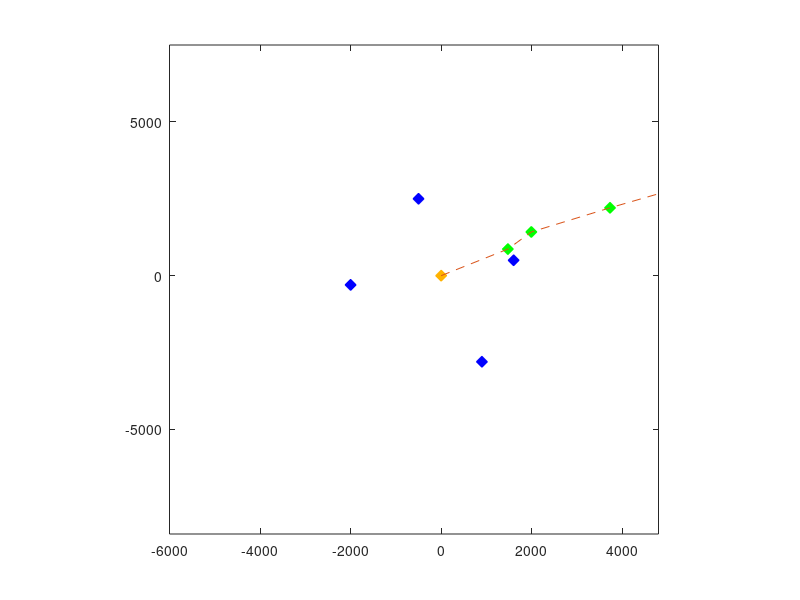
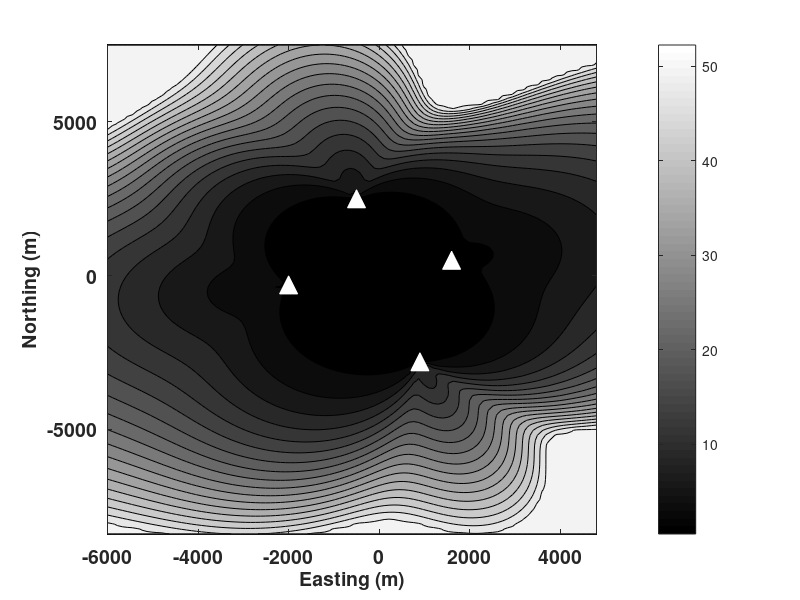

These charts were generated, in order, by the following MATLAB code:
%Robert MacCurdy - rbm7@cornell.edu - September 2010

%Newton-Raphson simulation of location-finding for TOA arrays based on 
%methods similar to GPS.
clear

%%%%%%%%%%%%%USER-DEFINED CONSTANTS%%%%%%%%%%%

%define the Tower positions; cols are X Y, rows are tower #; (position 
%defined in meters). Add more rows if more receivers are desired.
TwrPos=[-500 2500;
      -2000 -300;
      900 -2800;
      1600 500];
  
%define tag position for sim  
TagPos=[5550 3000];

%Define actual transmit time, relative to some universal reference. 
%A NOTE ABOUT TIME CALCULATIONS BELOW: though time is
%expressed here in seconds, it is converted into distance in all
%calculations below, so the units are in meters. This enables matrix
%computations with uniform units. 
TrueTransmitTime=-2; %the actual tag transmit time (seconds)

%A NOTE ABOUT COORDINATES AND TIME: all coordinates (X, Y, and time which is
%expressed as a range in meters) are assumed to be local. The algorithm's
%performance could deteriorate if very large values for any of the 
%user-supplied inputs are supplied. This is a matter of numerical 
%precision, particularly within the matrix operations. Therefore, if this 
%code is used outside this example, on real data expressed in UTM or 
%seconds from the beginning of the week (as GPS uses), a wrapper routine 
%should translate those absolute units into local positions and times.

%define the Initial Guess for position and transmit time. 
TagPosGuess = [0,0]; %Solution converges if init guess is inside array, but
                     %don't choose an init position too close to a
                     %receiver, or the matrix G will be ill-conditioned.
TransmitTimeGuess=0; %the time that the towers think the tag sent the 
%message (seconds)

ViewRegionSize=3; %scaling factor to show more or less of region outside array


%%%%%%NO USER-MODIFIABLE CONSTANTS BELOW%%%%%%%%
c=299792458; %speed of propagation is 299792458 m/sec
numTwrs=size(TwrPos,1);
guess=[TagPosGuess TransmitTimeGuess.*c]; %this seems to need to be INSIDE the array for best results (sometimes works outside array)

%define the search area (used mainly for display purposes); col's are 
%X Y, rows are min to max (meters)
Area=[min(TwrPos(:,1))*ViewRegionSize min(TwrPos(:,2))*ViewRegionSize;...
      max(TwrPos(:,1))*ViewRegionSize max(TwrPos(:,2))*ViewRegionSize];

%show a plot of the scenario
figure1 = figure;
axes1 = axes('Parent',figure1);
xlim(axes1,[Area(1,1) Area(2,1)]);
ylim(axes1,[Area(1,2) Area(2,2)]);
box(axes1,'on');
hold(axes1,'all');
%plot Tower Positions (in XY plane)
for i=1:size(TwrPos,1)
    plot(TwrPos(i,1),TwrPos(i,2),'MarkerFaceColor',[0 0 1],'MarkerEdgeColor',[0 0 1],...
        'MarkerSize',8,...
        'Marker','diamond',...
        'LineStyle','none');
end
%show tag position
plot(TagPos(1),TagPos(2),'MarkerFaceColor',[1 0 0],'MarkerEdgeColor',[1 0 0],...
    'MarkerSize',12,...
    'Marker','o',...
    'LineStyle','none');
    
%get true range and signal flight time from each tower to tag
trueRange=sqrt(sum(((ones(numTwrs,1)*TagPos)-TwrPos).^2,2)); 
TrueTravelTime=trueRange./c;

%this is the time that each tower will detect a transmission, based on the
%true position of the tag.
MeasuredArrivalTime=TrueTravelTime+TrueTransmitTime;

%plot the initial guess
plot(guess(1),guess(2),'MarkerFaceColor',[1 .7 0],'MarkerEdgeColor',[1 .7 0],...
    'MarkerSize',8,...
    'Marker','diamond',...
    'LineStyle','none');
Soln_Track(1,1)=guess(1);
Soln_Track(2,1)=guess(2);


range = zeros(numTwrs,1);
stop = 0;

while (stop == 0)
    % create guess matrix
    guessmatrix = [];
    for i = 1:numTwrs
        guessmatrix = [ guessmatrix; guess ];
    end
    
    %find the vestor difference between the assumed tag position and each
    %of the towers.
    TagtoTwrVec = TwrPos - guessmatrix(:,1:2);
    
    %find the ranges from the assumed transmit position to each tower
    guessrange = sqrt(sum((TagtoTwrVec.^2)')');
    
    %find the difference between the measured ranges (based on guessed Tx
    %time), and the assumed ranges (based on assumed position). If we have
    %guessed correctly, the difference should be zero.
    del_p = (MeasuredArrivalTime.*c - guessrange - guess(3)); %the pseudorange difference
    
    pmatrix = guessrange * ones(1,2);
    G = TagtoTwrVec ./ pmatrix;
    G = [ -G ones(numTwrs,1) ];
    % solve for  'deltaPos' which contains dx, dy, and  dt
    deltaPOS = G \ del_p;
    % calculate 'obsPos' by adding 'deltaPos' to the current guess
    obsPos = guess + deltaPOS';
    % check to see if the initial guess and the computed result is
    % "close enough"; if it is, then stop the iteration by setting the
    % 'stop' flag to 1; else, set the new initial guess equal to the
    % last computed value, and iterate again
    
    %show computed intermediate position guess
    plot(obsPos(1),obsPos(2),'MarkerFaceColor',[0 1 0],'MarkerEdgeColor',[0 1 0],...
        'MarkerSize',8,...
        'Marker','diamond',...
        'LineStyle','none');
    Soln_Track(1,end+1)=obsPos(1);
    Soln_Track(2,end)=obsPos(2);
    
    %the stop condition is based on position accuracy
    if ((abs(obsPos(1:2) - guess(1:2))) < 1e-6)
        stop = 1;
    end
    %update the last guess position & time estimate with the current one
    guess = obsPos; %obsPos is the observed position (and transmit time). 
                    %The first two entries are X and Y; the last is the
                    %transmit time expressed in meters. Divide by the speed
                    %of light to get the transmit time in seconds.
end

%plot the trajectory of the intermediate solutions
plot(Soln_Track(1,:),Soln_Track(2,:), 'LineStyle','--');

axis(axes1,'square');

%Print the final position estimate
obsPos(1:2)
%Print the final absolute tag transmit time.
obsPos(3)/c


%Now look at PDOP (position dilution of precision) for the system above. Plot it on a
%figure with the tower positions
x=linspace(Area(1,1),Area(2,1),100);
y=linspace(Area(1,2),Area(2,2),100);
z=zeros(size(x,2),size(y,2));

for i=1:size(x,2)
    for j=1:size(y,2)
        guess=[x(i) y(j) 0];
        guessmatrix = ones(numTwrs,1)*guess;
        TagtoTwrVec = TwrPos - guessmatrix(:,1:2);
        guessrange = sqrt(sum((TagtoTwrVec.^2)')');
        pmatrix = guessrange * ones(1,2);
        G = TagtoTwrVec ./ pmatrix;
        G = [ -G ones(numTwrs,1) ];
        H=inv(G'*G);
        z(j,i)=sqrt(H(1,1)+H(2,2));
        if z(j,i)>=50
            %z(j,i)=50; %scale data to fit nicely in color map by compressing values over 50
            z(j,i)=50-log2(50)+log2(z(j,i)); %scale data to fit nicely in color map by compressing values over 50
        end
    end
end

v = linspace(.5,max(max(z)),20);
%v = [.9 1.5 2 2.5 3 3.5 5 7 8 13];

%show a plot of the scenario
figure2 = figure;
axes2 = axes('Parent',figure2,'PlotBoxAspectRatio',[1 1 1],...
    'FontWeight','bold',...
    'FontSize',14);
xlim(axes2,[Area(1,1) Area(2,1)]);
ylim(axes2,[Area(1,2) Area(2,2)]);
box(axes2,'on');
hold(axes2,'all');
%plot PDOP
contourf(x,y,z,v); %only use as many contour lines as necessary
colormap(gray); %display in greyscale colors
%plot Tower Positions (in XY plane)
for i=1:size(TwrPos,1)
    plot(TwrPos(i,1),TwrPos(i,2),'MarkerFaceColor',[1 1 1],'MarkerEdgeColor',[1 1 1],...
        'MarkerSize',13,...
        'Marker','^',...
        'LineStyle','none');
end
% Create xlabel
xlabel('Easting (m)','FontWeight','bold','FontSize',14);

% Create ylabel
ylabel('Northing (m)','FontWeight','bold','FontSize',14);

% Create colorbar
colorbar('peer',axes2);

axis(axes2,'square');
